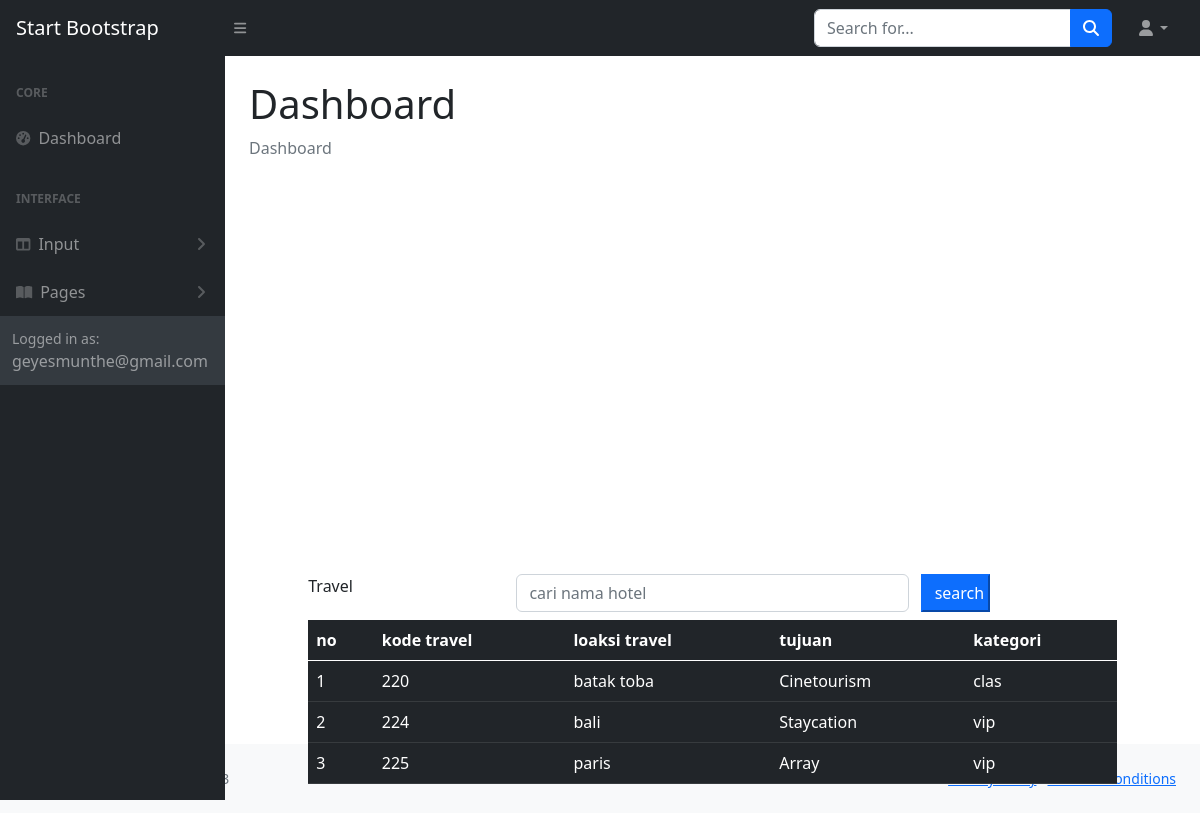
The page /daftartravel.php on the database its author committed.
### tables this page shows
CREATE TABLE `destinasitravel` (
  `id_destinasi` int(11) NOT NULL,
  `nama_destinasi` varchar(255) NOT NULL,
  `tujuan` text DEFAULT NULL,
  `kategori` char(10) DEFAULT NULL
);

### daftartravel.php (the view, shortened to what this page needs)
<!DOCTYPE html>
<html>
<?php include "include/include.php"; ?>
<head>
  <link rel="stylesheet" type="text/css" href="css/bootstrap.min.css">
</head>
<body>
  <?php include "include/head.php"; ?>
  <body class="sb-nav-fixed">
    <?php include "include/navbar.php"; ?>
    <div id="layoutSidenav">
      <div id="layoutSidenav_nav">
        <?php include "include/menunav.php" ?>
      </div>
      <div id="layoutSidenav_content">
        <main>
          <div class="container-fluid px-4">
            <h1 class="mt-4">Dashboard</h1>
            <ol class="breadcrumb mb-4">
              <li class="breadcrumb-item active">Dashboard</li>
            </ol>
          </div>
        </main>
        <div class="row">
          <div class="col-sm-1"></div>
          <div class="col-sm-10">
            <form method="POST">
              <div class="form-group row mb-2">
                <label for="search" class="col-sm-3">Travel </label>
                <div class="col-sm-6">
                  <input type="text" name="search" class="form-control" id="search" value="<?php if (isset($_POST['search'])) {echo $_POST['search'];}?>" placeholder="cari nama hotel">
                </div>
                <input type="submit" name="kirim" class="col-sm-1 btn-primary" value="search">
              </div>
            </form>
            <table class="table table-hover table-dark">
              <thead>
                <tr>
                <th scope="col">no</th>
                  <th scope="col">kode travel</th>
                  <th scope="col">loaksi travel</th>
                  <th scope="col">tujuan</th>
                  <th scope="col">kategori</th>
                </tr>
              </thead>
              <tbody>
                <?php
                if (isset($_POST["kirim"])) {
                  $search = $_POST['search'];
                  $query = mysqli_query($connection, "select destinasitravel.* from destinasitravel where nama_destinasi like '%" . $search . "%'");
                } else {
                  $query = mysqli_query($connection, "select destinasitravel.* from destinasitravel");
                }
                $nomor = 1;
                while ($row = mysqli_fetch_array($query)) {
                ?>
                  <tr>
                    <td><?php echo $nomor; ?></td>
                    <td><?php echo $row['id_destinasi']; ?></td>
                    <td><?php echo $row['nama_destinasi']; ?></td>
                    <td><?php echo $row['tujuan']; ?></td>
                    <td><?php echo $row['kategori']; ?></td>
                  </tr>
                <?php
                  $nomor = $nomor + 1;
                }
                ?>
              </tbody>
            </table>
          </div>
        </div>
      </div>
    </div>
  <?php include "include/footer.php"; ?>
</body>
</html>

### rows shown on the page
destinasitravel: id_destinasi "220", nama_destinasi "batak toba", tujuan "Cinetourism", kategori "clas"
destinasitravel: id_destinasi "224", nama_destinasi "bali", tujuan "Staycation", kategori "vip"
destinasitravel: id_destinasi "225", nama_destinasi "paris", tujuan "Array", kategori "vip"
